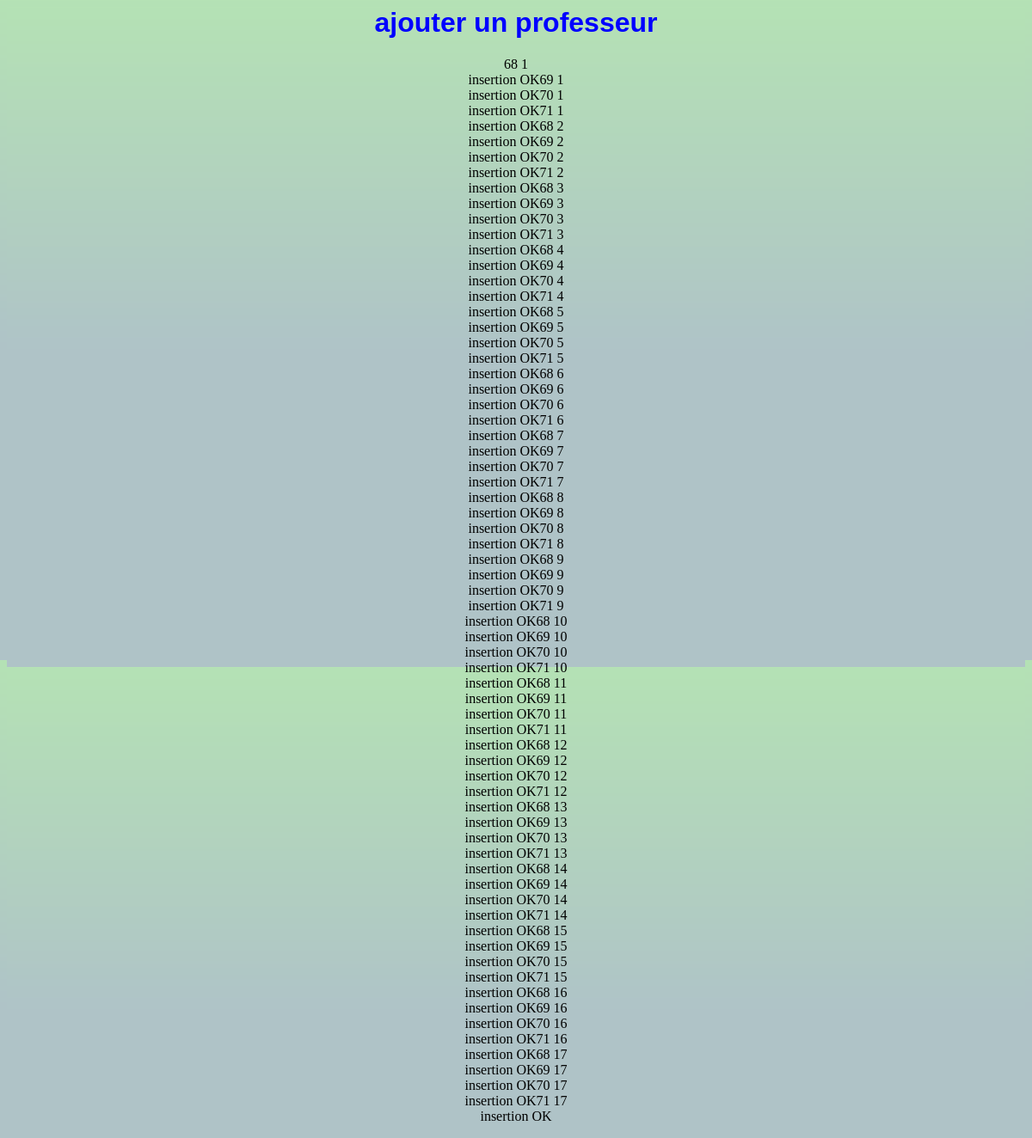
/ajout_prof_EPS.php, run on the app's committed database.
### tables this page shows
CREATE TABLE IF NOT EXISTS `CLASSE` (
  `id_classe` int(2) NOT NULL auto_increment,
  `nom_classe` char(3) NOT NULL default '',
  `id_pp` int(2) NOT NULL default '0',
  PRIMARY KEY  (`id_classe`),
  KEY `fkPP` (`id_pp`)
);

### ajout_prof_EPS.php (the view, shortened to what this page needs)
<html>
<HEAD>
<?php include("connect.php");?>
<link rel="stylesheet" type="text/css" href="style.css">
</head><body>
<h1>ajouter un professeur</h1>
<form name='form1'>
<?php
$prof_EPS=array("68","69","70","71");
$classe=mysql_query("select * from CLASSE");
while($ligne=mysql_fetch_array($classe)){
	$i=0;
	while($i<4){
		print($prof_EPS[$i]." ".$ligne[0]."<br>");
		if($insert=mysql_query("insert into ENSEIGNE(id_professeur,id_matiere,id_classe) values('$prof_EPS[$i]','12','$ligne[0]') ")) print ("insertion OK"); else mysql_error();
		$i++;
	}
}
?>
</body>
</html>

### style.css (style rules this page uses)
html,body { background-image:url(img/slash.png); text-align:center; }
h1 { font-family:sans-serif; color:blue; font-size:-1; }

### data on the page
classe: i "68", id_classe "1", i "69", i "70", i "71"
classe: i "68", id_classe "2", i "69", i "70", i "71"
classe: i "68", id_classe "3", i "69", i "70", i "71"
classe: i "68", id_classe "4", i "69", i "70", i "71"
classe: i "68", id_classe "5", i "69", i "70", i "71"
classe: i "68", id_classe "6", i "69", i "70", i "71"
classe: i "68", id_classe "7", i "69", i "70", i "71"
classe: i "68", id_classe "8", i "69", i "70", i "71"
classe: i "68", id_classe "9", i "69", i "70", i "71"
classe: i "68", id_classe "10", i "69", i "70", i "71"
classe: i "68", id_classe "11", i "69", i "70", i "71"
classe: i "68", id_classe "12", i "69", i "70", i "71"
classe: i "68", id_classe "13", i "69", i "70", i "71"
classe: i "68", id_classe "14", i "69", i "70", i "71"
classe: i "68", id_classe "15", i "69", i "70", i "71"
classe: i "68", id_classe "16", i "69", i "70", i "71"
classe: i "68", id_classe "17", i "69", i "70", i "71"
